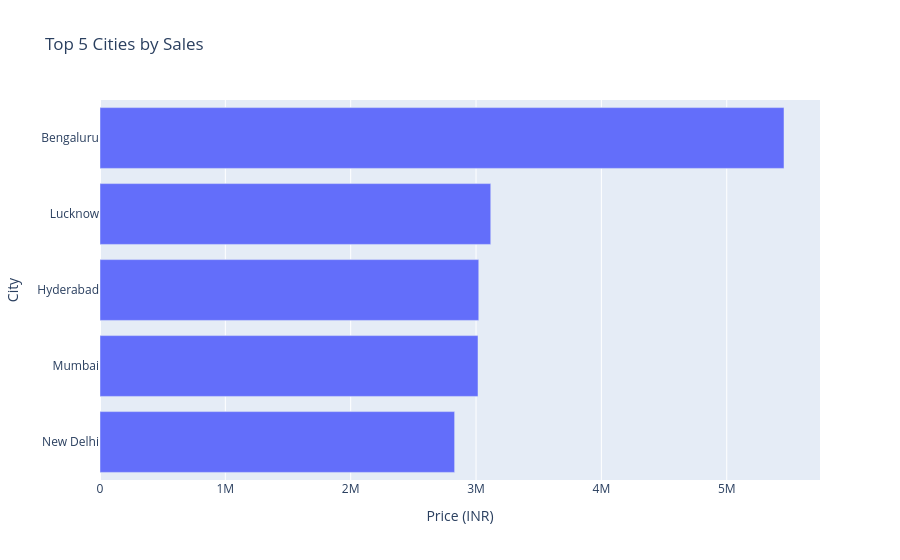

The notebook cell this image was saved under:
### Markdown cell above
### Top 5 Cities By Sales

### Code cell
top_5_cities =( df.groupby("City")['Price (INR)']
.sum()
.nlargest(5)
.sort_values()
.reset_index()
)

fig = px.bar(
    top_5_cities,
    x='Price (INR)',
    y='City',
    orientation='h',
    title='Top 5 Cities by Sales'
)

fig.show()

### Figure 1 — Plotly figure (JSON) as saved in the notebook; plotly's stock layout.template omitted (floating-point values rounded to 4 significant figures)
{"data": [{"hovertemplate": "Price (INR)=%{x}<br>City=%{y}<extra></extra>", "legendgroup": "", "marker": {"color": "#636efa", "pattern": {"shape": ""}}, "name": "", "orientation": "h", "showlegend": false, "textposition": "auto", "type": "bar", "x": [2829000.0, 3016000.0, 3022000.0, 3117000.0, 5457000.0], "xaxis": "x", "y": ["New Delhi", "Mumbai", "Hyderabad", "Lucknow", "Bengaluru"], "yaxis": "y"}], "layout": {"barmode": "relative", "legend": {"tracegroupgap": 0}, "title": {"text": "Top 5 Cities by Sales"}, "xaxis": {"anchor": "y", "domain": [0, 1], "title": {"text": "Price (INR)"}}, "yaxis": {"anchor": "x", "domain": [0, 1], "title": {"text": "City"}}}}
